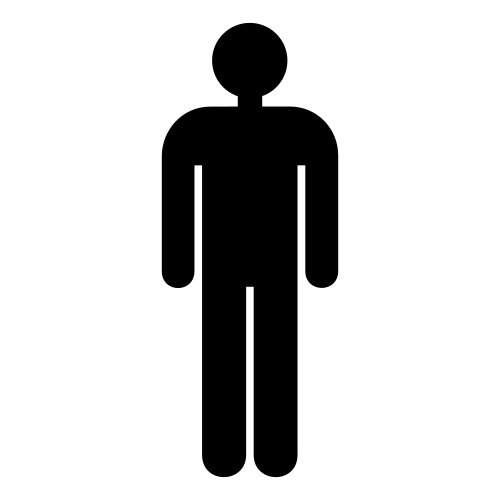
#> input picture mundo/images/man-v01.png, 500 x 500 px; its folder holds only this picture in this run
$ python -i vision.py   (imports and definitions only)
#> lines starting #> are read from the running program, lines starting #| are printed output that depends on the picture; after the words box and inside, x2 and y2 are one past the last pixel; in counts of white or black regions, pixels touching at a corner belong together
"""Modulo de percepcion para la demo final de Robotica y Percepcion Computacional.

Este modulo concentra TODO el procesamiento de imagen del proyecto en una unica
clase reutilizable, `Percepcion`, pensada para ser llamada una vez por cada paso
del bucle de control del robot (`step()` en el cerebro de pyrobot) o, en banco de
pruebas, una vez por frame de un video.

A partir de un frame BGR de la camara frontal devuelve un objeto `Resultado` con:
  * found_line / error_norm  -> variable de control de navegacion
  * escena                   -> recta / curva / cruce (Y, T, X)
  * salidas y salida elegida -> rama a seguir en un cruce segun la flecha roja
  * flecha (angulo, sentido) -> orientacion de la flecha de direccion
  * marca y posicion         -> simbolo reconocido y su localizacion en la imagen

El codigo de segmentacion, clasificacion de escena, orientacion de flecha y
reconocimiento de marcas reutiliza el pipeline ya validado en
`entrega4/robentrega4mayo.py` sobre el video real "video2017-3".
"""

from __future__ import annotations

import math
from collections import Counter, defaultdict
from dataclasses import dataclass, field
from pathlib import Path

import cv2
import numpy as np


# ---------------------------------------------------------------------------
# Etiquetas de las marcas de senalizacion conocidas
# ---------------------------------------------------------------------------
MARK_LABELS = {
    "man": "HOMBRE",
    "woman": "MUJER",
    "stairs": "ESCALERA",
    "telephone": "TELEFONO",
    "arrow": "FLECHA"
}


@dataclass
class ModeloMarcas:
    """Clasificador de marcas por vecino mas cercano sobre descriptores de contorno."""

    features: np.ndarray
    labels: np.ndarray
    mean: np.ndarray
    std: np.ndarray
    training_accuracy: float
    confusion: dict
    threshold: float
    num_samples: int


@dataclass
class Salida:
    name: str
    point: tuple
    side: str  # "top" | "left" | "right"


@dataclass
class Resultado:
    # --- navegacion ---
    found_line: bool
    error_px: float           # error lateral en pixeles (centro - centroide linea)
    error_norm: float         # error normalizado a [-1, 1] (variable de control)
    # --- escena ---
    escena: str
    blue_ratio: float
    red_ratio: float
    branch_y_norm: float   # cercania de la bifurcacion (0=lejos/arriba, 1=cerca/abajo)
    # --- cruces ---
    entry_name: str
    entry_point: tuple | None
    exits: list = field(default_factory=list)
    chosen_exit: str = "sin salida"
    chosen_exit_point: tuple | None = None
    # --- flecha ---
    arrow_dir: str | None = None
    arrow_angle_deg: float | None = None
    arrow_area: float = 0.0
    # --- marcas ---
    mark: str = "NINGUNA"
    mark_dist: float = 0.0
    mark_point: tuple | None = None
    mark_side: str | None = None
    # --- diagnostico ---
    processing_ms: float = 0.0


# ---------------------------------------------------------------------------
# Segmentacion en espacio HSV + RGB normalizado (rg)
# ---------------------------------------------------------------------------
def normalizacion_rg(img_bgr: np.ndarray) -> np.ndarray:
    rgb = cv2.cvtColor(img_bgr, cv2.COLOR_BGR2RGB).astype(np.float32)
    suma = rgb[:, :, 0] + rgb[:, :, 1] + rgb[:, :, 2] + 1e-6
    return np.stack(
        (rgb[:, :, 0] / suma, rgb[:, :, 1] / suma, rgb[:, :, 2] / suma), axis=2
    )


def mask_red_hsv(hsv: np.ndarray) -> np.ndarray:
    return cv2.bitwise_or(
        cv2.inRange(hsv, (0, 70, 40), (12, 255, 255)),
        cv2.inRange(hsv, (165, 70, 40), (180, 255, 255)),
    )


def segmentar_frame(frame_bgr: np.ndarray):
    """Devuelve (etiquetas, mascaras) con clases 1=suelo, 2=azul, 3=rojo."""
    hsv = cv2.cvtColor(frame_bgr, cv2.COLOR_BGR2HSV)
    norm = normalizacion_rg(frame_bgr)

    blue_hsv = cv2.inRange(hsv, (95, 60, 40), (140, 255, 255))
    red_hsv = mask_red_hsv(hsv)

    blue_rg = (
        (norm[:, :, 2] > 0.38)
        & (norm[:, :, 2] > norm[:, :, 0] + 0.06)
        & (norm[:, :, 2] > norm[:, :, 1] + 0.06)
    ).astype(np.uint8) * 255
    red_rg = (
        (norm[:, :, 0] > 0.38)
        & (norm[:, :, 0] > norm[:, :, 1] + 0.06)
        & (norm[:, :, 0] > norm[:, :, 2] + 0.06)
    ).astype(np.uint8) * 255

    blue = cv2.bitwise_and(blue_hsv, blue_rg)
    red = cv2.bitwise_or(red_hsv, red_rg)

    kernel = np.ones((3, 3), np.uint8)
    blue = cv2.morphologyEx(blue, cv2.MORPH_OPEN, kernel)
    blue = cv2.morphologyEx(blue, cv2.MORPH_CLOSE, kernel)
    red = cv2.morphologyEx(red, cv2.MORPH_OPEN, kernel)
    red = cv2.morphologyEx(red, cv2.MORPH_CLOSE, kernel)

    h, w = frame_bgr.shape[:2]
    mask_dark = cv2.cvtColor(frame_bgr, cv2.COLOR_BGR2GRAY) < 15
    ground = np.ones((h, w), dtype=np.uint8) * 255
    ground[blue > 0] = 0
    ground[red > 0] = 0
    ground[mask_dark] = 0

    labels = np.zeros((h, w), dtype=np.uint8)
    labels[ground > 0] = 1
    labels[blue > 0] = 2
    labels[red > 0] = 3
    return labels, {"ground": ground, "blue": blue, "red": red}


# ---------------------------------------------------------------------------
# Descriptores de contorno y clasificador de marcas (momentos de Hu + kNN)
# ---------------------------------------------------------------------------
def extraer_contorno_mayor(mask: np.ndarray, min_area: float = 80.0):
    contornos, _ = cv2.findContours(mask, cv2.RETR_EXTERNAL, cv2.CHAIN_APPROX_SIMPLE)
    contornos = [c for c in contornos if cv2.contourArea(c) >= min_area]
    if not contornos:
        return None
    return max(contornos, key=cv2.contourArea)


# [241 lines left out: functions caracteristicas_contorno, contar_defectos_convexidad, vector_caracteristicas_contorno, _muestras_flecha_sinteticas, cargar_modelo_marcas, predecir_marca and 3 more, not called in this run]


# ---------------------------------------------------------------------------
# Deteccion de entrada / salidas y clasificacion de escena
# ---------------------------------------------------------------------------
def centroide_binario(mask: np.ndarray):
    moments = cv2.moments(mask, binaryImage=True)
    if moments["m00"] <= 1e-6:
        return None, 0.0
    return moments["m10"] / moments["m00"], moments["m00"]


def agrupar_indices(indices: np.ndarray, min_gap: int = 8):
    if len(indices) == 0:
        return []
    groups = []
    start = prev = int(indices[0])
    for idx in indices[1:]:
        idx = int(idx)
        if idx - prev > min_gap:
            groups.append((start, prev))
            start = idx
        prev = idx
    groups.append((start, prev))
    return groups


def detectar_entrada_y_salidas(blue_mask: np.ndarray):
    h, w = blue_mask.shape
    bottom_roi = blue_mask[int(h * 0.78):, :]
    entry_x, area = centroide_binario(bottom_roi)
    entry_point = None
    entry_name = "entrada inferior"
    if entry_x is not None and area > 20:
        entry_point = (int(entry_x), h - 14)
        if entry_x < w * 0.4:
            entry_name = "entrada inferior izquierda"
        elif entry_x > w * 0.6:
            entry_name = "entrada inferior derecha"
        else:
            entry_name = "entrada inferior centro"

    exits = []
    bw = 10  # grosor de banda de borde
    # Borde superior (ramas que continuan/salen hacia delante)
    top_band = blue_mask[:bw, :]
    for a, b in agrupar_indices(np.where(top_band.max(axis=0) > 0)[0]):
        exits.append(Salida("", (int((a + b) / 2), bw), "top"))
    # Bordes laterales: se escanea casi toda la altura (excepto el fondo, que es
    # la entrada) para capturar ramas PERPENDICULARES que aparecen bajas.
    left_band = blue_mask[: int(h * 0.90), :bw]
    for a, b in agrupar_indices(np.where(left_band.max(axis=1) > 0)[0]):
        exits.append(Salida("", (bw, int((a + b) / 2)), "left"))
    right_band = blue_mask[: int(h * 0.90), w - bw:]
    for a, b in agrupar_indices(np.where(right_band.max(axis=1) > 0)[0]):
        exits.append(Salida("", (w - bw, int((a + b) / 2)), "right"))

    filtered = []
    for ex in exits:
        if entry_point is not None and np.linalg.norm(
            np.array(ex.point) - np.array(entry_point)
        ) < 40:
            continue
        if all(
            np.linalg.norm(np.array(ex.point) - np.array(prev.point)) >= 35
            for prev in filtered
        ):
            filtered.append(ex)

    filtered.sort(key=lambda e: (e.point[0], e.point[1]))
    for i, ex in enumerate(filtered, start=1):
        ex.name = f"S{i}"
    return entry_point, entry_name, filtered[:3]


def _segmentos_fila(fila_bin: np.ndarray, min_gap: int = 6, min_len: int = 4):
    """Devuelve los segmentos contiguos de pixeles activos de una fila."""
    idx = np.where(fila_bin > 0)[0]
    segs = [(a, b) for a, b in agrupar_indices(idx, min_gap) if b - a + 1 >= min_len]
    return segs


def detectar_bifurcacion(blue_mask: np.ndarray):
    """Detecta una interseccion de forma robusta, independiente de bordes.

    Devuelve (es_cruce, n_ramas) analizando la estructura de la linea:
      * Bifurcacion (Y): alguna fila de la mitad superior tiene >= 2 segmentos.
      * Barra perpendicular (T/X): alguna fila tiene un segmento mucho mas ancho
        que el grosor tipico de la linea.
    Ambos casos delatan que la linea deja de ser un unico trazo.
    """
    h, w = blue_mask.shape
    # grosor tipico de la linea: anchura mediana de los segmentos del tercio inferior
    anchos = []
    for y in range(int(h * 0.7), h, 3):
        for a, b in _segmentos_fila(blue_mask[y]):
            anchos.append(b - a + 1)
    ancho_linea = float(np.median(anchos)) if anchos else max(6.0, w * 0.04)

    n_multi = 0
    barra = False
    max_ramas = 1
    y_branch = 0  # fila (px) mas baja = mas cercana donde se aprecia la ramificacion
    #separación mínima entre segmentos para considerar que son ramas distintas
    # y no esl mismo trazo visto en perspectiva durante una curva pronunciada
    min_sep = max(ancho_linea * 0.8, 6.0)
    for y in range(int(h * 0.05), int(h * 0.88), 2):
        segs = _segmentos_fila(blue_mask[y])
        if len(segs) >= 2:
            hay_hueco_real = any(segs[i+1][0] - segs[i][1] >= min_sep for i in range(len(segs) - 1))
            if hay_hueco_real:
                n_multi += 1
                max_ramas = max(max_ramas, len(segs))
                y_branch = max(y_branch, y)
        for a, b in segs:
            if (b - a + 1) > max(3.0 * ancho_linea, w * 0.40):
                barra = True
                y_branch = max(y_branch, y)

    es_cruce = (n_multi >= 6) or barra
    if barra:
        max_ramas = max(max_ramas, 3)
    branch_y_norm = y_branch / float(h) if y_branch else 0.0
    return es_cruce, max_ramas, branch_y_norm


def clasificar_escena(labels: np.ndarray, exits: list):
    h, w = labels.shape
    line = (labels == 2).astype(np.uint8) * 255
    roi_inf = line[int(h * 0.68):, :]
    roi_sup = line[: int(h * 0.38), :]

    cx_inf, area_inf = centroide_binario(roi_inf)
    cx_sup, _ = centroide_binario(roi_sup)
    # Convencion: error > 0 => linea a la DERECHA del centro (como findLineDeviation),
    # de modo que el control turn = -(KP*error) gire hacia la linea.
    error = 0.0 if cx_inf is None else cx_inf - (w / 2.0)
    blue_ratio = float((line > 0).mean())

    es_cruce, n_ramas, branch_y = detectar_bifurcacion(line)

    if es_cruce and (len(exits) >= 2 or n_ramas >= 3):
        escena = "Cruce X/T (3 salidas)" if (len(exits) >= 3 or n_ramas >= 3) \
            else "Cruce Y/T (2 salidas)"
    elif es_cruce:
        escena = "Cruce Y/T (2 salidas)"
    elif cx_inf is None or cx_sup is None or area_inf < 50:
        escena = "Linea recta"
    else:
        delta = cx_sup - cx_inf
        if delta < -18:
            escena = "Curva izquierda"
        elif delta > 18:
            escena = "Curva derecha"
        else:
            escena = "Linea recta"
    return error, escena, blue_ratio, (cx_inf is not None and area_inf >= 50), branch_y


def escoger_salida(exits: list, arrow_dir, scene: str, width: int):
    if not exits:
        return "sin salida detectada", None
    exits_sorted = sorted(exits, key=lambda e: e.point[0])
    center_exit = min(exits_sorted, key=lambda e: abs(e.point[0] - width / 2.0))
    if scene.startswith("Cruce"):
        if arrow_dir == "izquierda":
            chosen = exits_sorted[0]
        elif arrow_dir == "derecha":
            chosen = exits_sorted[-1]
        elif arrow_dir == "arriba":
            chosen = center_exit
        else:
            chosen = center_exit
    else:
        chosen = center_exit
    side = "centro"
    if chosen.point[0] < width * 0.4:
        side = "izquierda"
    elif chosen.point[0] > width * 0.6:
        side = "derecha"
    return f"{chosen.name} ({side})", chosen.point

# [57 lines left out: functions clasificar_por_geometria_humanos, clasificar_por_geometria_marca, not called in this run]


# ---------------------------------------------------------------------------
# Clase principal de percepcion
# ---------------------------------------------------------------------------
class Percepcion:
    """Encapsula todo el procesamiento de imagen del proyecto.

    Uso tipico (en el cerebro de pyrobot)::

        self.percepcion = Percepcion(marks_dir="...")   # en setup()
        res = self.percepcion.procesar(cv_image)         # en cada step()
    """

    def __init__(self, marks_dir=None, model: ModeloMarcas | None = None,
                 extra_dirs=None):
        if model is not None:
            self.model = model
        elif marks_dir is not None:
            self.model = cargar_modelo_marcas(Path(marks_dir), extra_dirs=extra_dirs)
        else:
            self.model = None

    def procesar(self, frame_bgr: np.ndarray) -> Resultado:
        import time

        start = time.perf_counter()
        h, w = frame_bgr.shape[:2]
        labels, masks = segmentar_frame(frame_bgr)
        entry_point, entry_name, exits = detectar_entrada_y_salidas(masks["blue"])
        error_px, escena, blue_ratio, found_line, branch_y = clasificar_escena(labels, exits)
        red_ratio = float((labels == 3).mean())

        mark, mark_dist, mark_point, mark_side = "NINGUNA", 0.0, None, None
        arrow_dir, arrow_angle, arrow_area = None, None, 0.0

        red_contour = extraer_contorno_mayor(masks["red"], min_area=20) #antes 70

        # ── DIAGNÓSTICO: print cada vez que hay píxeles rojos ──────────────────
        _px_rojos = int((masks["red"] > 0).sum())
        if _px_rojos > 0:
            _info = f"[ROJO] {_px_rojos} px"
            if red_contour is not None:
                _f = caracteristicas_contorno(red_contour)
                _elon = elongacion(red_contour)
                _xd, _yd, _cw, _ch = cv2.boundingRect(red_contour)
                _toca = _xd <= 1 or _yd <= 1 or (_xd + _cw) >= w - 1 or (_yd + _ch) >= h - 1
                _info += (f" | contorno: area={_f['area']:.0f}  solidity={_f['solidity']:.2f}"
                          f"  elon={_elon:.2f}  toca_borde={_toca}")
            #print(_info)
        # ───────────────────────────────────────────────────────────────────────

        if red_contour is not None:
            en_cruce = escena.startswith("Cruce")

            if self.model is not None:
                label, dist = predecir_marca(red_contour, self.model)
            else:
                label, dist = "DESCONOCIDA", 0.0

            label, dist = clasificar_por_geometria_marca(
                red_contour, label, dist, en_cruce
            )

            feats = caracteristicas_contorno(red_contour)
            elon = elongacion(red_contour)

            #print(f"[KNN] label={label}, dist={dist:.2f}, area={cv2.contourArea(red_contour):.0f}, "
            #      f"solidity={feats['solidity']:.2f}, elon={elon:.2f}, en_cruce={en_cruce}")

            # Flecha: SOLO en cruces
            es_arrow = en_cruce and (
                label == "FLECHA" or (
                    label == "DESCONOCIDA"
                    and elon >= 2.0
                    and feats["solidity"] <= 0.80
                )
            )

            if not en_cruce and (
                label == "FLECHA"
                or (
                    label == "DESCONOCIDA"
                    and elon >= 2.0
                    and feats["solidity"] <= 0.80
                )
            ):
                #print(f"[DESCARTADO] Posible flecha ignorada fuera de cruce "
                #        f"(label={label}, elon={elon:.2f}, solidity={feats['solidity']:.2f})")
                label = "DESCONOCIDA"
                es_arrow = False

            #print(f"[CLASIF] label={label}, dist={dist:.2f}, "
            #    f"area={cv2.contourArea(red_contour):.0f}, "
            #    f"solidity={feats['solidity']:.2f}, elon={elon:.2f}, "
            #    f"en_cruce={en_cruce}, es_arrow={es_arrow}")

            x_, y_, w_, h_ = cv2.boundingRect(red_contour)
            recortada_abajo = (y_ + h_) >= h - 2
            toca_borde = x_ <= 1 or y_ <= 1 or (x_ + w_) >= w - 1 or (y_ + h_) >= h - 1
            area_red = cv2.contourArea(red_contour)

            if es_arrow and not recortada_abajo:
                arrow_angle, arrow_dir = estimar_orientacion_flecha(red_contour)
                arrow_area = float(area_red)
            elif (label not in ("DESCONOCIDA", "FLECHA")
                  and not toca_borde and area_red >= 300):
                mark, mark_dist = label, dist
                M = cv2.moments(red_contour)
                if M["m00"] > 0:
                    cx = int(M["m10"] / M["m00"])
                    cy = int(M["m01"] / M["m00"])
                    mark_point = (cx, cy)
                    if cx < w * 0.4:
                        mark_side = "a la izquierda"
                    elif cx > w * 0.6:
                        mark_side = "a la derecha"
                    else:
                        mark_side = "al frente"

        chosen_exit, chosen_point = escoger_salida(exits, arrow_dir, escena, w)
        error_norm = float(np.clip(error_px / (w / 2.0), -1.0, 1.0))

        return Resultado(
            found_line=found_line,
            error_px=error_px,
            error_norm=error_norm,
            escena=escena,
            blue_ratio=blue_ratio,
            red_ratio=red_ratio,
            branch_y_norm=branch_y,
            entry_name=entry_name,
            entry_point=entry_point,
            exits=exits,
            chosen_exit=chosen_exit,
            chosen_exit_point=chosen_point,
            arrow_dir=arrow_dir,
            arrow_angle_deg=arrow_angle,
            arrow_area=arrow_area,
            mark=mark,
            mark_dist=mark_dist,
            mark_point=mark_point,
            mark_side=mark_side,
            processing_ms=(time.perf_counter() - start) * 1000.0,
        )

>>> import cv2
>>> picture = cv2.imread('mundo/images/man-v01.png')
#> picture is the input picture: shape (500, 500, 3); min 0, max 255, mean 204.2
>>> result = Percepcion().procesar(picture)
#> in segmentar_frame, `hsv = cv2.cvtColor(frame_bgr, cv2.COLOR_BGR2HSV)`: hsv: shape (500, 500, 3); mean H, S, V 0, 0, 204.2
#> in normalizacion_rg, `return np.stack( (rgb[:, :, 0] / suma, rgb[:, :, 1] / suma, rgb[:, :, ..`:
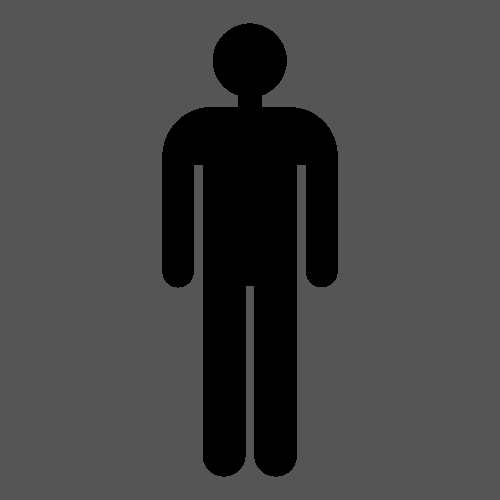
#> returned value: shape (500, 500, 3) float32; min 0, max 0.333, mean 0.268
#> in segmentar_frame, `blue_hsv = cv2.inRange(hsv, (95, 60, 40), (140, 255, 255))`: blue_hsv: shape (500, 500); every value is 0
#> in segmentar_frame, `mask_dark = cv2.cvtColor(frame_bgr, cv2.COLOR_BGR2GRAY) < 15`:
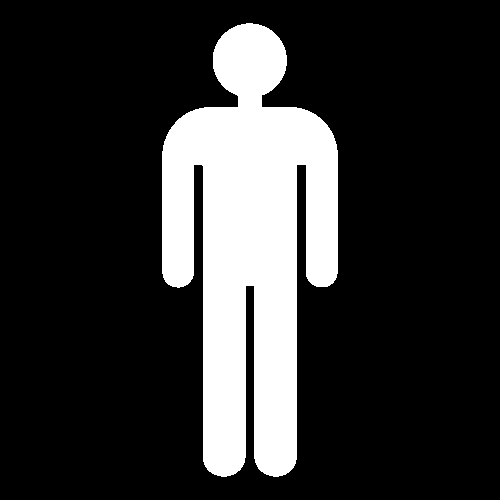
#> mask_dark: shape (500, 500) bool; 19.5% white; 1 white region, box (x1, y1, x2, y2) and area: (162, 23, 338, 477) 48796
#> in procesar, `labels, masks = segmentar_frame(frame_bgr)`: masks = 3 items
#> in detectar_entrada_y_salidas, `bottom_roi = blue_mask[int(h * 0.78):, :]`: bottom_roi: shape (110, 500); every value is 0
#> in centroide_binario, `moments = cv2.moments(mask, binaryImage=True)`: moments = moments, m00 0
#> in detectar_entrada_y_salidas, `entry_x, area = centroide_binario(bottom_roi)`: area = 0
#> after the loop in detectar_entrada_y_salidas, `for a, b in agrupar_indices(np.where(top_band.max(axis=0) > 0)[0]):`: exits = []
#> in procesar, `entry_point, entry_name, exits = detectar_entrada_y_salidas(masks["blu..`: entry_name = 'entrada inferior'; exits = []
#> in clasificar_escena, `roi_inf = line[int(h * 0.68):, :]`: roi_inf: shape (160, 500); every value is 0
#> in clasificar_escena, `roi_sup = line[: int(h * 0.38), :]`: roi_sup: shape (190, 500); every value is 0
#> in clasificar_escena, `cx_inf, area_inf = centroide_binario(roi_inf)`: area_inf = 0
#> in detectar_bifurcacion, `es_cruce = (n_multi >= 6) or barra`: es_cruce = False
#> in clasificar_escena, `es_cruce, n_ramas, branch_y = detectar_bifurcacion(line)`: n_ramas = 1; branch_y = 0
#> in procesar, `error_px, escena, blue_ratio, found_line, branch_y = clasificar_escena..`: escena = 'Linea recta'; blue_ratio = 0; found_line = False; branch_y = 0
#> in extraer_contorno_mayor, `contornos, _ = cv2.findContours(mask, cv2.RETR_EXTERNAL, cv2.CHAIN_APP..`: contornos = []
#> in procesar, `chosen_exit, chosen_point = escoger_salida(exits, arrow_dir, escena, w)`: chosen_exit = 'sin salida detectada'
#> in procesar, `error_norm = float(np.clip(error_px / (w / 2.0), -1.0, 1.0))`: error_norm = 0

$ run again, on mundo/images/telephone-v01.png
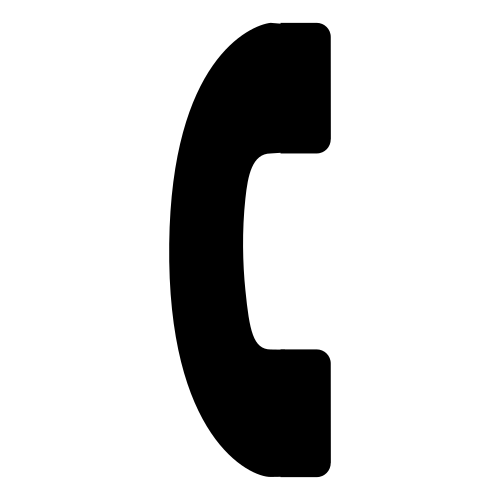
#> input picture mundo/images/telephone-v01.png, 500 x 500 px
#> picture is the input picture: shape (500, 500, 3); min 0, max 255, mean 207.1
#> hsv: shape (500, 500, 3); mean H, S, V 0, 0, 207.1
#> in normalizacion_rg, `return np.stack( (rgb[:, :, 0] / suma, rgb[:, :, 1] / suma, rgb[:, :, ..`:
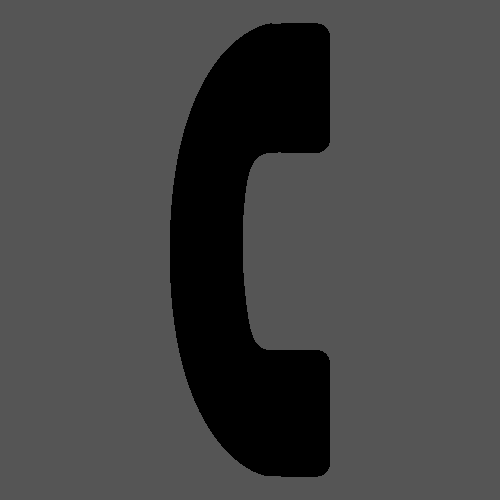
#> returned value: shape (500, 500, 3) float32; min 0, max 0.333, mean 0.272
#> blue_hsv: shape (500, 500); every value is 0
#> in segmentar_frame, `mask_dark = cv2.cvtColor(frame_bgr, cv2.COLOR_BGR2GRAY) < 15`:
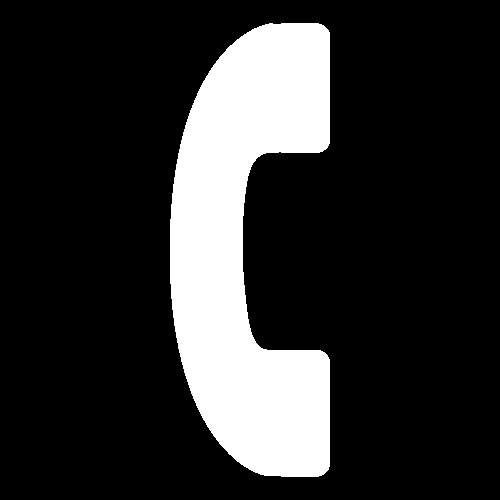
#> mask_dark: shape (500, 500) bool; 18.5% white; 1 white region, box (x1, y1, x2, y2) and area: (170, 23, 330, 477) 46329
#> masks = 3 items
#> bottom_roi: shape (110, 500); every value is 0
#> moments = moments, m00 0
#> area = 0
#> after the loop in detectar_entrada_y_salidas, `for a, b in agrupar_indices(np.where(top_band.max(axis=0) > 0)[0]):`: exits = []
#> in procesar, `entry_point, entry_name, exits = detectar_entrada_y_salidas(masks["blu..`: entry_name = 'entrada inferior'; exits = []
#> roi_inf: shape (160, 500); every value is 0
#> roi_sup: shape (190, 500); every value is 0
#> area_inf = 0
#> in detectar_bifurcacion, `es_cruce = (n_multi >= 6) or barra`: es_cruce = False
#> in clasificar_escena, `es_cruce, n_ramas, branch_y = detectar_bifurcacion(line)`: n_ramas = 1; branch_y = 0
#> in procesar, `error_px, escena, blue_ratio, found_line, branch_y = clasificar_escena..`: escena = 'Linea recta'; blue_ratio = 0; found_line = False; branch_y = 0
#> contornos = []
#> chosen_exit = 'sin salida detectada'
#> error_norm = 0
